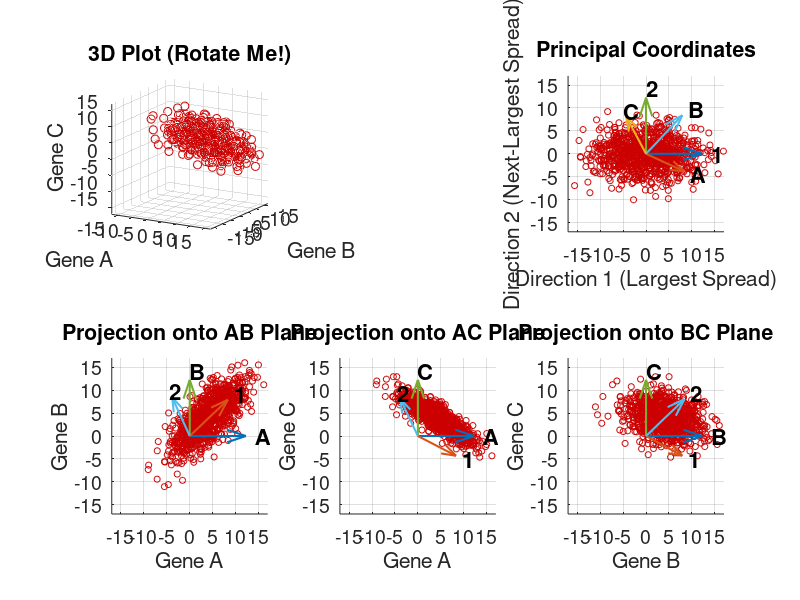

Write the MATLAB code that produced this figure.
%============================================================
% Principal Component Analysis
% Yen Lee Loh 2020-6-6
% 
% Demonstrates the use of pca().
%============================================================
function [] = pcaDemo () 
clc; fprintf ('\n============== mpcaDemo =====================\n');

%======== PREPARE DATAPOINTS xkg AND CLASSES yk: SYNTHETIC GAUSSIAN DATA
rng ('default');
kmax = 900;                  % number of data points
gmax = 3;                    % dimensionality
geneNames = ["A" "B" "C"]'; 
center    = [4.  4.  4.];    % center of multidim Gaussian distribution
widths    = [6.  3.  0.25];   % widths of multidim Gaussian distribution
%rotationMatrix = rot3d (30*pi/180.0, [0 0 1]); % rotate the multidim Gaussian distribution
rotationMatrix = rot3d (60*pi/180.0, [1 1 1]); % rotate the multidim Gaussian distribution

xkg = NaN (kmax, gmax);
yk  = NaN (kmax, 1);
for k=1:kmax
    xkg(k,:) = normrnd (0, widths, [1 gmax]);
end
xgk = xkg';
xgk = rotationMatrix * xgk;  % left-multiply active rotation onto dataset
xkg = xgk';
xkg = xkg + center;          % shift

fprintf ("Number of datapoints kmax = %d\n", kmax);
fprintf ("Dimensionality       gmax = %d\n", gmax);

%======== PERFORM PRINCIPAL COMPONENT ANALYSIS (PCA)
% Columns of princDirs are principal directions
[UggPrime, xkgPrime] = pca (xkg);
UgPrimeg = inv(UggPrime); % transformation from primed coords back to original coords

%============================================================
% VISUALIZATION SECTION
%============================================================
set(0,'defaultAxesFontSize',14);
set(0,'defaultAxesFontWeight','Normal');  % Bold
figure(1); clf; set (gcf, 'Position', [10 10 1200 650]);
imageSize = 17.;
scal = imageSize*.8;
myColor = [.8 0 0];  % red
colors = repmat (myColor, [kmax 1]);

%======== VISUALIZE ORIGINAL DATA AS 3D SCATTER PLOT
subplot (2,3,1); cla; hold on; grid on; set (gca,'DataAspectRatio', [1 1 1]);
plot3 (xkg(:,1),xkg(:,2),xkg(:,3), 'o', 'Color', myColor);
title (sprintf ('3D Plot (Rotate Me!)'));
xlabel ('Gene A'); ylabel ('Gene B'); zlabel ('Gene C');
xlim ([-imageSize imageSize]);
ylim ([-imageSize imageSize]);
zlim ([-imageSize imageSize]);
view (30, 15);


%======== VISUALIZE ORIGINAL DATA AS 2D SCATTER PLOT (A-B PLANE etc.)
subplot (2,3,4); cla; hold on; grid on; set (gca,'DataAspectRatio', [1 1 1]);
xlim ([-imageSize imageSize]); ylim ([-imageSize imageSize]);
xticks (-15:5:15); yticks (-15:5:15); 
scatter (xkg(:,1), xkg(:,2), 20, colors);
arrow (scal*[1 0], "A");
arrow (scal*[0 1], "B");
arrow (scal*UggPrime([1 2],1), "1");
arrow (scal*UggPrime([1 2],2), "2");
title ("Projection onto AB Plane");
xlabel ("Gene A"); ylabel ("Gene B");

subplot (2,3,5); cla; hold on; grid on; set (gca,'DataAspectRatio', [1 1 1]);
xlim ([-imageSize imageSize]); ylim ([-imageSize imageSize]);
xticks (-15:5:15); yticks (-15:5:15); 
scatter (xkg(:,1), xkg(:,3), 20, colors);
arrow (scal*[1 0], "A");
arrow (scal*[0 1], "C");
arrow (scal*UggPrime([1 3],1), "1");
arrow (scal*UggPrime([1 3],2), "2");
title ("Projection onto AC Plane");
xlabel ("Gene A"); ylabel ("Gene C");

subplot (2,3,6); cla; hold on; grid on; set (gca,'DataAspectRatio', [1 1 1]);
xlim ([-imageSize imageSize]); ylim ([-imageSize imageSize]);
xticks (-15:5:15); yticks (-15:5:15); 
scatter (xkg(:,2), xkg(:,3), 20, colors);
arrow (scal*[1 0], "B");
arrow (scal*[0 1], "C");
arrow (scal*UggPrime([2 3],1), "1");
arrow (scal*UggPrime([2 3],2), "2");
title ("Projection onto BC Plane");
xlabel ("Gene B"); ylabel ("Gene C");


%======== VISUALIZE DATA IN "PRINCIPAL" FRAME
subplot (2,3,3); cla; hold on; grid on; set (gca,'DataAspectRatio', [1 1 1]);
scatter (xkgPrime(:,1), xkgPrime(:,2), 20, colors);
xlabel ('Direction 1 (Largest Spread)');
ylabel ('Direction 2 (Next-Largest Spread)');
title (sprintf ('Principal Coordinates'));
arrow (scal*[1 0], "1");
arrow (scal*[0 1], "2");
for f=1:gmax  % loop over transcription factors f that INFLUENCE gene g
    arrow (scal*UgPrimeg([1 2], f), geneNames(f));
end
xlim ([-imageSize imageSize]);
ylim ([-imageSize imageSize]);


fprintf ("==================== READ THIS EXPLANATION! ======= \n");
fprintf ("In this example, the datapoints are distributed more or less as a flat ellipse.\n");
fprintf ("PCA identifies the two longest principal axis of this ellipse\n");
fprintf ("  (directions 1 and 2). \n");
fprintf ("\n");
return;

%======== COMPARE WITH STANDARD PCA?
% figure(3); clf; hold on;
% [coeff,score,latent] = pca (xkg);
% biplot(coeff(:,1:2),'scores',score(:,1:2),'varlabels',{'H','K','G','N','B','C','T'});

 %============================================================
% NESTED UTILITY FUNCTIONS BELOW
%============================================================
   function arrow (dir, label)
      quiver (0, 0, dir(1), dir(2), 'LineWidth', 1.5);
      text (1.05*dir(1), 1.05*dir(2), label, 'FontSize', 16, 'FontWeight', 'Bold');      
    end


    function R = rot3d (rotAngle, rotAxis)
        s = sin(rotAngle);
        c = cos(rotAngle);
        u = rotAxis(:);
        u = u ./ sqrt(u.' * u);        
        x  = u(1);
        y  = u(2);
        z  = u(3);
        mc = 1 - c;
        R  = [c + x * x * mc,    x * y * mc - z * s,   x * z * mc + y * s; ...
            x * y * mc + z * s,  c + y * y * mc,       y * z * mc - x * s; ...
            x * z * mc - y * s,  y * z * mc + x * s,   c + z * z .* mc];        
    end
end
